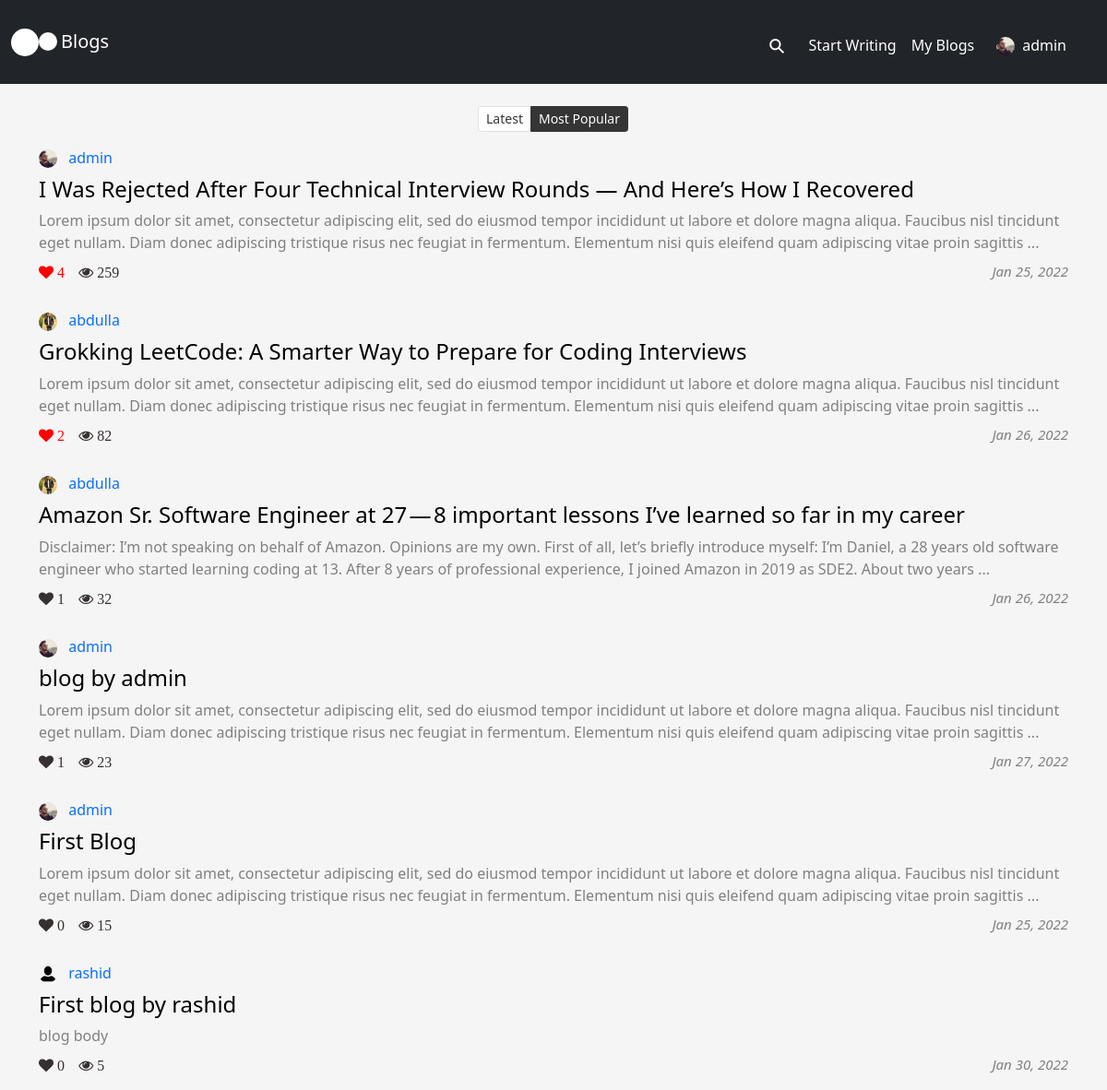
Page / (signed in) on the earlier database version.
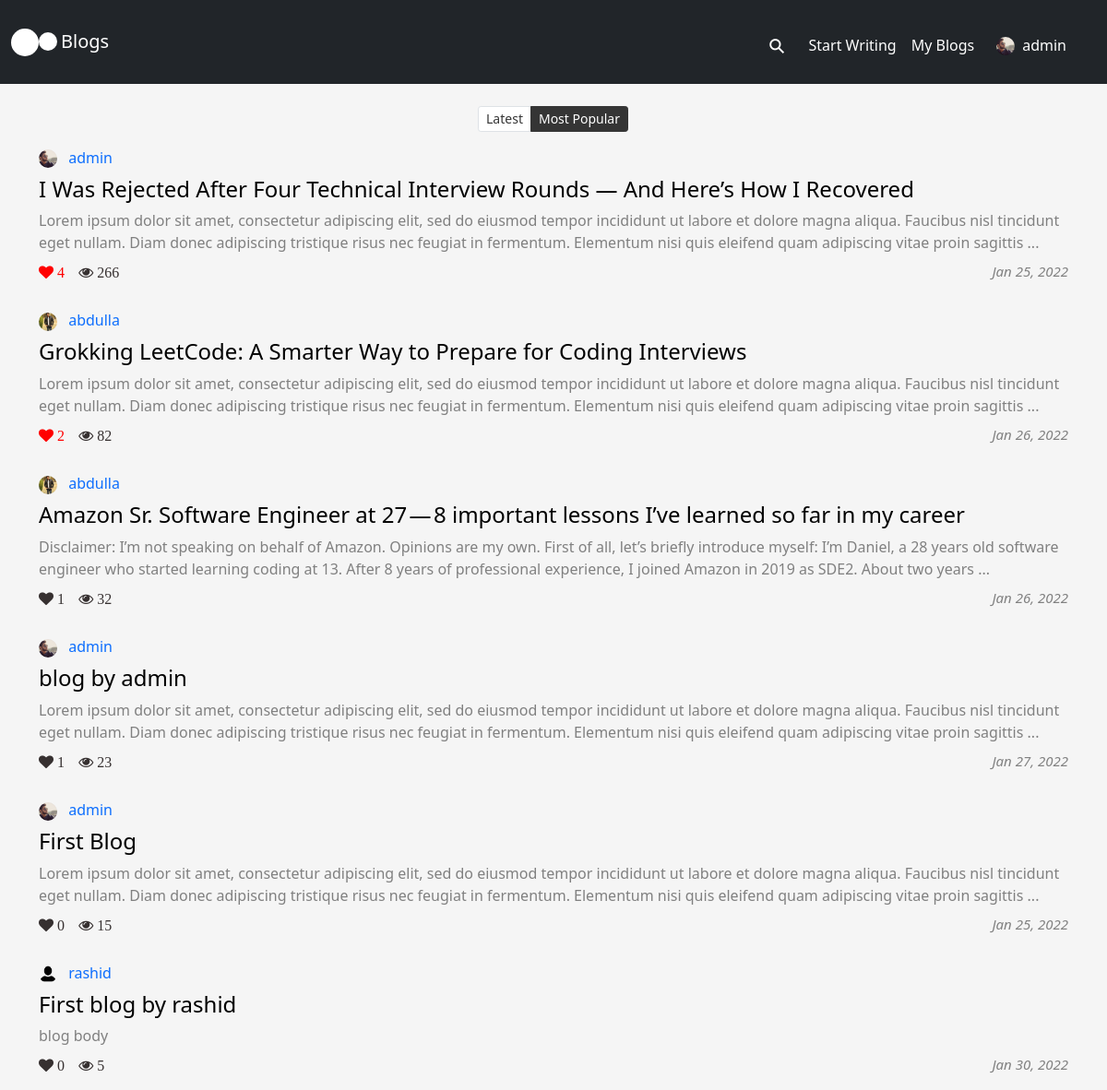
Same page on the later database version.
### blog_app/models.py (models this page shows, shortened)
class Blog(models.Model):
    title = models.CharField(max_length=200, unique=True)
    content = models.TextField()
    author = models.ForeignKey(User, on_delete=models.CASCADE, related_name='author')
    slug = AutoSlugField(populate_from='title', always_update=True)
    views = models.IntegerField(default=0)
    likes_count = models.IntegerField(default=0)
    formatted_views = models.CharField(max_length=10, default='')
    formatted_likes = models.CharField(max_length=10, default='')
    user_likes = models.ManyToManyField('blog_app.Like', blank=True, related_name='user_likes')
    created_at = models.DateTimeField(auto_now_add=True)
    updated_at = models.DateTimeField(auto_now=True)

class Profile(models.Model):
    user = models.OneToOneField(User, on_delete=models.CASCADE)
    full_name = models.CharField(max_length=100, default='N/A')
    email = models.EmailField(max_length=254, default='N/A')
    location = models.CharField(max_length=100, default='N/A')
    bio = models.TextField(default='N/A')
    profile_pic = models.ImageField(upload_to='profile_pics', default='default.png')
    blogs = models.ManyToManyField(Blog, blank=True)
    date_joined = models.DateTimeField(auto_now_add=True)

### blog_app/views.py (the view)
# urls.py: path('', views.blogs, name='welcome'),
@login_required
def blogs(request):
    searched_blogs = None
    blogs = Blog.objects.all()
    for blog in blogs:
        likes = Like.objects.filter(blog=blog).count()
        blog.likes_count = likes
        blog.formatted_views = num_formatter(blog.views)
        blog.formatted_likes = num_formatter(likes)
        blog.save()
    if request.method == 'POST':
        searched_blogs = request.POST['search']
        blogs = Blog.objects.filter(title__icontains=searched_blogs)
        marked = None
    else:
        if request.GET and ('q' in request.GET) and request.GET['q'] == 'latest':
            blogs = Blog.objects.all().order_by('-created_at')
            marked = 'latest'
        else:
            blogs = Blog.objects.all().order_by('-views')
            marked = 'most_popular'
    context = {
        'blogs': blogs,
        'marked': marked,
        'page_title': 'Blogs',
        'searched_blogs': searched_blogs
    }
    return render(request, 'blog_app/blogs.html', context)

### blog_app/utils.py (called while the page is built)
def num_formatter(num):
    num = float('{:.3g}'.format(num))
    magnitude = 0
    while abs(num) >= 1000:
        magnitude += 1
        num /= 1000.0
    return '{}{}'.format('{:f}'.format(num).rstrip('0').rstrip('.'), ['', 'K', 'M', 'B', 'T'][magnitude])

### blog_app/templates/blog_app/blogs.html (shortened to what this page needs)
{% extends 'blog_app/base.html' %}
{% block content %}
    {% if blogs %}
        <div class="col-md-12">
            {% if marked %}
                <nav>
                    <ul class="pagination pagination-sm justify-content-center">
                        <li class="page-item {% if marked == 'latest' %} active {% endif %}"><a class="page-link" href="?q=latest">Latest</a>
                        <li class="page-item {% if marked == 'most_popular' %} active {% endif %}"><a class="page-link" href="?q=most_popular">Most Popular</a>
                    </ul>
                </nav>
            {% endif %}
            {% for blog in blogs %}
                <div class="mb-2 mt-3">
                    <a href="{% url 'author' blog.author.username %}">
                        <img class="image-style" src="{{ blog.author.profile.profile_pic.url }}" width="20px" height="20px" />
                    </a>
                    <a class="mx-2" href="{% url 'author' blog.author.username %}"> {{ blog.author }}</a>
                </div>
                <a href="{% url 'read_blog' blog.slug %}" class="blog-title"><h4>{{ blog.title }}</h4></a>
                <a href="{% url 'read_blog' blog.slug %}" class="blog-content">{{ blog.content|slice:"290" }} {% if blog.content|length > 290 %}...{% endif %}</a>
                <div class="mt-2">
                    <a href="{% url 'like_blog' blog.slug %}">
                        <p class="fa fa-heart" {% for like in blog.user_likes.all %} {% if like.user == request.user %} style="color: red;" {% endif %} {% endfor %}> {{blog.likes_count}}</p>
                    </a>
                    <p class="fa fa-eye" {% if blog.views >= 1000 %} style="color: #994C00;" {% endif %}> {{blog.formatted_views}}</p>
                    <p class="published-date" style="float: right;">{{ blog.created_at|date:"M d, Y" }}</p>
                </div>
            {% endfor %}
        </div>
    {% else %}
        <div class="col-md-6 offset-md-3 text-center">
            <h1>{{ searched_blogs }}</h1>
            We couldn't find any blog. Try some different keywords or browse our <a href="{% url 'blogs' %}">blogs</a> or <a href="{% url 'write_blog' %}">Publish one</a>
        </div>
    {% endif %}
{% endblock %}

Differences in the rows shown:
changed Blog (number 1 of 6 on the later page): formatted_views "259" → "266"
